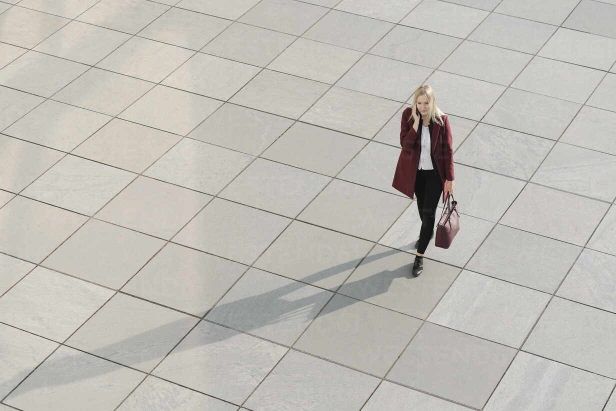
#> input picture img2.jpg, 1232 x 822 px (shown at 1/2 size)
$ python analyze-ground-perspective.py ../img2.jpg   (older library calls are emulated)
#> lines starting #> are read from the running program, lines starting #| are printed output that depends on the picture; after the words box and inside, x2 and y2 are one past the last pixel; in counts of white or black regions, pixels touching at a corner belong together
#!/usr/bin/env python3
"""
analyze-ground-perspective.py

Analyzes an image to detect the ground plane angle and automatically
compute the correct CSS 3D perspective parameters (rotateX, scaleY,
perspective distance, text position) for the GroundCaptions template.

The pipeline:
  1. Detect the horizon line / ground plane using vanishing point estimation
  2. Compute a camera tilt angle from the detected geometry
  3. Map that tilt to CSS rotateX + scaleY values
  4. Find the best empty area for text placement
  5. Output a JSON snippet to merge into the spec

Usage:
  python3 scripts/analyze-ground-perspective.py <image_path> [--output spec.json]

This is designed to run as a preprocessing step before Remotion rendering.
"""

import argparse
import json
import math
import sys
from pathlib import Path

import cv2
import numpy as np
from PIL import Image


def detect_vanishing_point(img_bgr):
    """
    Estimate the vertical vanishing point from line segments.
    Returns the vanishing point Y as a fraction of image height (0=top, 1=bottom),
    or None if not enough lines found.
    """
    gray = cv2.cvtColor(img_bgr, cv2.COLOR_BGR2GRAY)
    h, w = gray.shape

    # Edge detection
    edges = cv2.Canny(gray, 50, 150, apertureSize=3)

    # Hough line detection
    lines = cv2.HoughLinesP(edges, 1, np.pi / 180, threshold=50,
                            minLineLength=w * 0.05, maxLineGap=20)

    if lines is None or len(lines) < 3:
        return None

    # Filter for lines that could indicate ground perspective
    # (not perfectly horizontal or vertical)
    perspective_lines = []
    for line in lines:
        x1, y1, x2, y2 = line[0]
        angle = abs(math.atan2(y2 - y1, x2 - x1) * 180 / math.pi)
        # Keep lines between 10° and 80° from horizontal
        if 10 < angle < 80:
            perspective_lines.append((x1, y1, x2, y2))

    if len(perspective_lines) < 2:
        return None

    # Find intersections of perspective lines to estimate vanishing point
    intersections_y = []
    for i in range(len(perspective_lines)):
        for j in range(i + 1, min(i + 20, len(perspective_lines))):
            x1, y1, x2, y2 = perspective_lines[i]
            x3, y3, x4, y4 = perspective_lines[j]

            denom = (x1 - x2) * (y3 - y4) - (y1 - y2) * (x3 - x4)
            if abs(denom) < 1e-6:
                continue

            t = ((x1 - x3) * (y3 - y4) - (y1 - y3) * (x3 - x4)) / denom
            iy = y1 + t * (y2 - y1)

            # Only count intersections within reasonable range
            if -h < iy < 2 * h:
                intersections_y.append(iy / h)

    if not intersections_y:
        return None

    # Use median to reject outliers
    vp_y = float(np.median(intersections_y))
    return max(0.0, min(1.0, vp_y))


def estimate_camera_tilt(img_bgr):
    """
    Estimate camera tilt angle (degrees from horizontal ground plane).
    Returns angle in degrees:
      - 90° = looking straight down (top-down / drone shot)
      - 45° = typical eye-level looking at ground
      - 10° = nearly eye-level, ground barely visible

    Uses multiple heuristics:
    1. Vanishing point position (high VP = steep camera angle)
    2. Edge direction histogram (top-down has mostly horizontal/vertical edges)
    3. Texture gradient (ground gets finer toward horizon in angled shots)
    """
    h, w = img_bgr.shape[:2]

    # Heuristic 1: Vanishing point
    vp_y = detect_vanishing_point(img_bgr)

    # Heuristic 2: Edge direction analysis
    gray = cv2.cvtColor(img_bgr, cv2.COLOR_BGR2GRAY)

    # Sobel gradients
    gx = cv2.Sobel(gray, cv2.CV_64F, 1, 0, ksize=3)
    gy = cv2.Sobel(gray, cv2.CV_64F, 0, 1, ksize=3)
    magnitudes = np.sqrt(gx**2 + gy**2)
    angles = np.arctan2(gy, gx) * 180 / np.pi

    # Strong edges only
    mask = magnitudes > np.percentile(magnitudes, 75)

    if np.sum(mask) > 0:
        strong_angles = angles[mask]
        # In top-down shots, edges are more uniformly distributed
        # In angled shots, there's a strong convergence toward vanishing point
        angle_hist, _ = np.histogram(strong_angles, bins=36, range=(-180, 180))
        angle_hist = angle_hist.astype(float)
        angle_hist /= angle_hist.sum() + 1e-6

        # Entropy of angle distribution: high = top-down, low = strong vanishing
        entropy = -np.sum(angle_hist * np.log2(angle_hist + 1e-10))
        max_entropy = np.log2(36)  # uniform distribution
        uniformity = entropy / max_entropy  # 0 to 1, higher = more top-down
    else:
        uniformity = 0.5

    # Heuristic 3: Texture density gradient
    # In angled shots, the top of the image (farther) has denser texture
    top_third = gray[:h // 3, :]
    bot_third = gray[2 * h // 3:, :]

    top_var = np.var(cv2.Laplacian(top_third, cv2.CV_64F))
    bot_var = np.var(cv2.Laplacian(bot_third, cv2.CV_64F))
    texture_ratio = top_var / (bot_var + 1e-6)
    # ratio > 1 means top is more detailed → angled view
    # ratio ≈ 1 means uniform → top-down view

    # Combine heuristics into a camera tilt estimate
    scores = []

    # Vanishing point score
    if vp_y is not None:
        # VP near top of image → steep angle (looking down)
        # VP near middle → moderate angle
        # VP below image → very shallow angle
        vp_score = 90 * (1 - vp_y) + 10  # maps 0→100°, 1→10°
        vp_score = max(10, min(90, vp_score))
        scores.append(("vanishing_point", vp_score, 0.4))

    # Edge uniformity score
    uni_tilt = 20 + uniformity * 70  # maps 0→20°, 1→90°
    scores.append(("edge_uniformity", uni_tilt, 0.3))

    # Texture gradient score
    if texture_ratio > 1.5:
        # Strong gradient → angled view
        tex_tilt = 30 + min(40, (texture_ratio - 1) * 15)
    elif texture_ratio < 0.7:
        # Reverse gradient → likely top-down or unusual
        tex_tilt = 70
    else:
        # Uniform → likely top-down
        tex_tilt = 65 + (1 - abs(texture_ratio - 1)) * 20
    scores.append(("texture_gradient", tex_tilt, 0.3))

    # Weighted average
    total_weight = sum(s[2] for s in scores)
    tilt = sum(s[1] * s[2] for s in scores) / total_weight

    details = {s[0]: round(s[1], 1) for s in scores}
    details["vp_y"] = round(vp_y, 3) if vp_y is not None else None
    details["uniformity"] = round(uniformity, 3)
    details["texture_ratio"] = round(texture_ratio, 3)

    return round(tilt, 1), details


def find_empty_region(img_bgr):
    """
    Find the largest empty (low-detail) region in the image for text placement.
    Returns (x%, y%) center of the best region as fractions of image dimensions.
    """
    gray = cv2.cvtColor(img_bgr, cv2.COLOR_BGR2GRAY)
    h, w = gray.shape

    # Compute detail map using Laplacian
    detail = cv2.Laplacian(gray, cv2.CV_64F)
    detail = np.abs(detail)

    # Block-based analysis (divide into grid)
    grid_rows, grid_cols = 8, 6
    block_h = h // grid_rows
    block_w = w // grid_cols

    block_scores = np.zeros((grid_rows, grid_cols))
    for r in range(grid_rows):
        for c in range(grid_cols):
            region = detail[r * block_h:(r + 1) * block_h,
                           c * block_w:(c + 1) * block_w]
            block_scores[r, c] = np.mean(region)

    # Find the block with minimum detail (most empty)
    # Also consider a 2x2 neighborhood for larger empty areas
    best_score = float("inf")
    best_r, best_c = grid_rows // 2, grid_cols // 2

    for r in range(grid_rows - 1):
        for c in range(grid_cols - 1):
            # Average of 2x2 block region
            score = np.mean(block_scores[r:r + 2, c:c + 2])
            if score < best_score:
                best_score = score
                best_r = r
                best_c = c

    # Center of the best 2x2 region
    center_y = (best_r + 1) * block_h / h
    center_x = (best_c + 1) * block_w / w

    # Convert to percentage
    return round(center_x * 100, 1), round(center_y * 100, 1)


def tilt_to_css_params(camera_tilt_deg):
    """
    Map a camera tilt angle to CSS 3D perspective parameters.

    camera_tilt_deg: how steeply the camera looks down at the ground
      - 90° = straight down → rotateX needs to be very high (75-85°)
      - 45° = moderate angle → rotateX ~60°
      - 20° = shallow angle → rotateX ~40°

    Returns: (rotateX, scaleY, perspective_distance)
    """
    # rotateX: the steeper the camera, the more tilt needed
    # Maps camera tilt [20°-90°] → rotateX [40°-82°]
    rotateX = 30 + (camera_tilt_deg - 20) * (52 / 70)
    rotateX = max(35, min(82, rotateX))

    # scaleY: compensate for foreshortening
    # At rotateX degrees, apparent height = original * cos(rotateX)
    # We need scaleY ≈ 1 / cos(rotateX) but capped for readability
    cos_val = math.cos(math.radians(rotateX))
    scaleY = 1.0 / max(cos_val, 0.1)
    # Cap at 5.0 for readability, floor at 1.5
    scaleY = max(1.5, min(5.0, scaleY))

    # Perspective distance: closer camera → shorter perspective
    # Steeper camera → larger perspective value (more subtle convergence)
    perspective = 600 + (camera_tilt_deg - 20) * (600 / 70)
    perspective = max(500, min(1200, perspective))

    return round(rotateX, 1), round(scaleY, 2), round(perspective)


def analyze_image(image_path):
    """Full analysis pipeline. Returns the recommended spec values."""
    img_bgr = cv2.imread(str(image_path))
    if img_bgr is None:
        raise FileNotFoundError(f"Cannot read image: {image_path}")

    h, w = img_bgr.shape[:2]

    # 1. Estimate camera tilt
    camera_tilt, tilt_details = estimate_camera_tilt(img_bgr)

    # 2. Map to CSS parameters
    rotateX, scaleY, perspective_dist = tilt_to_css_params(camera_tilt)

    # 3. Find best text placement
    pos_x, pos_y = find_empty_region(img_bgr)

    result = {
        "perspective": {
            "distance": perspective_dist,
            "rotateX": rotateX,
            "scaleY": scaleY,
        },
        "position": {
            "x": pos_x,
            "y": pos_y,
        },
        "_analysis": {
            "image": str(image_path),
            "dimensions": f"{w}x{h}",
            "estimated_camera_tilt_deg": camera_tilt,
            "heuristics": tilt_details,
        },
    }

    return result


def main():
    parser = argparse.ArgumentParser(
        description="Analyze image ground plane for GroundCaptions template"
    )
    parser.add_argument("image", help="Path to the background image")
    parser.add_argument("--output", "-o", help="Write full spec JSON to this path")
    parser.add_argument("--merge", "-m", help="Merge into existing spec JSON file")
    args = parser.parse_args()

    result = analyze_image(args.image)
#> in analyze_image, img_bgr is the input picture: shape (822, 1232, 3); mean B, G, R 182.4, 188.9, 191.6
#> in detect_vanishing_point, `edges = cv2.Canny(gray, 50, 150, apertureSize=3)`:
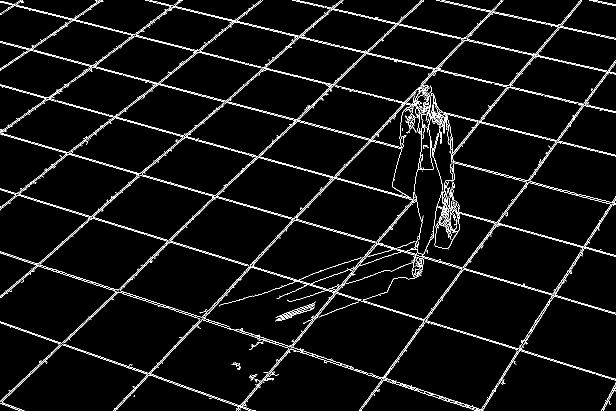
#> edges: shape (822, 1232) (shown at 1/2 size); 4.3% white in thin lines or dots
#> in detect_vanishing_point, `lines = cv2.HoughLinesP(edges, 1, np.pi / 180, threshold=50, minLineLe..`: lines = 242 rows, first 6: [246, 66, 1231, 312], [262, 68, 1231, 310], [272, 349, 752, 486], [0, 82, 457, 204], [721, 821, 1230, 121], [300, 750, 669, 354]
#> the loop in detect_vanishing_point, `for line in lines:` made 242 passes
#> (x1, y1, x2, y2, angle) on passes 1 to 3: (246, 66, 1231, 312, 14.02), (262, 68, 1231, 310, 14.02), (272, 349, 752, 486, 15.93)
#> after the loop in detect_vanishing_point, `for line in lines:`: perspective_lines = 226 items, first 6: (246, 66, 1231, 312), (262, 68, 1231, 310), (272, 349, 752, 486), (0, 82, 457, 204), (721, 821, 1230, 121), (300, 750, 669, 354)
#> after the loop in detect_vanishing_point, `for i in range(len(perspective_lines)):`: intersections_y = 2688 values, max 1.9 at index 1162, min -0.999 at index 2646, mean 0.447
#> in detect_vanishing_point, `vp_y = float(np.median(intersections_y))`: vp_y = 0.442
#> in estimate_camera_tilt, `gy = cv2.Sobel(gray, cv2.CV_64F, 0, 1, ksize=3)`:
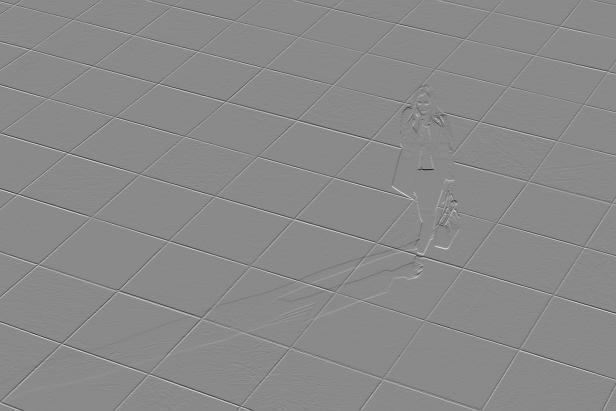
#> gy: shape (822, 1232) float64 (shown at 1/2 size); min -839, max 710, mean 0; drawn with min black and max white
#> in estimate_camera_tilt, `angles = np.arctan2(gy, gx) * 180 / np.pi`:
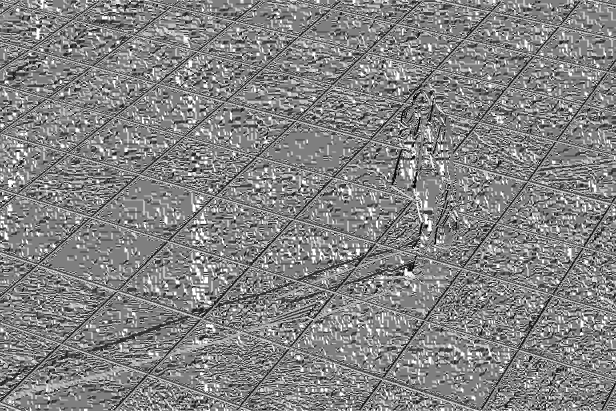
#> angles: shape (822, 1232) float64 (shown at 1/2 size); min -179.9, max 180, mean 6.9; drawn with min black and max white
#> in estimate_camera_tilt, `mask = magnitudes > np.percentile(magnitudes, 75)`:
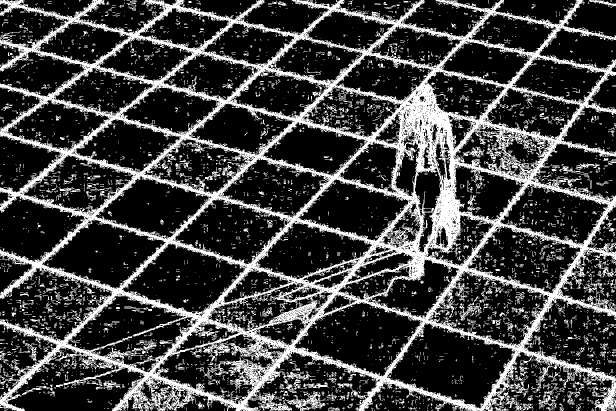
#> mask: shape (822, 1232) bool (shown at 1/2 size); 25% white; 5450 white regions (4996 under 20 px), largest, box (x1, y1, x2, y2) and area: (0, 0, 1232, 822) 206404, (570, 783, 651, 822) 992, (1007, 784, 1066, 822) 471
#> in estimate_camera_tilt, `angle_hist, _ = np.histogram(strong_angles, bins=36, range=(-180, 180))`: angle_hist = 36 values, max 18378 at index 10, min 3059 at index 15, mean 7029.9
#> in estimate_camera_tilt, `angle_hist /= angle_hist.sum() + 1e-6`: angle_hist = 36 values, max 0.0726 at index 10, min 0.0121 at index 15, mean 0.0278
#> in estimate_camera_tilt, `entropy = -np.sum(angle_hist * np.log2(angle_hist + 1e-10))`: entropy = 4.98
#> in estimate_camera_tilt, `uniformity = entropy / max_entropy`: uniformity = 0.962
#> in estimate_camera_tilt, `top_third = gray[:h // 3, :]`:
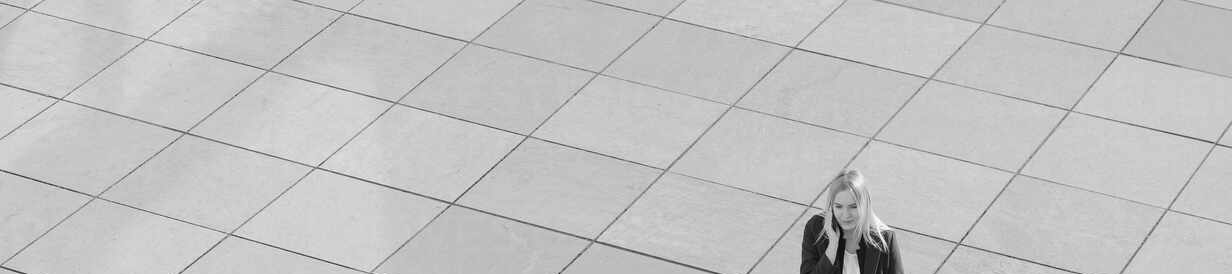
#> top_third: shape (274, 1232); min 0, max 254, mean 195.1
#> in estimate_camera_tilt, `bot_third = gray[2 * h // 3:, :]`:
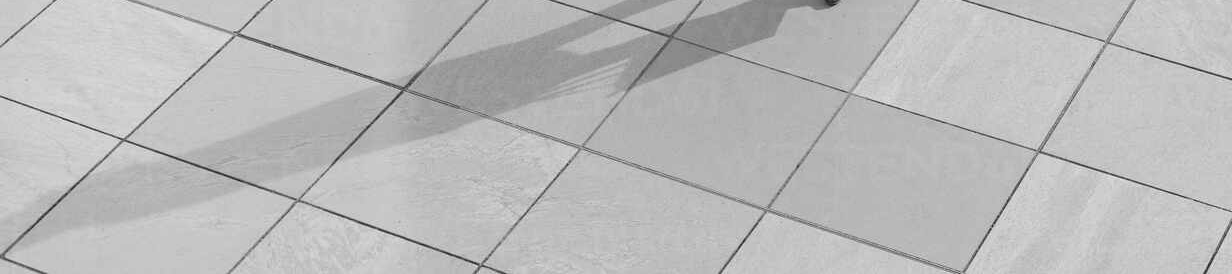
#> bot_third: shape (274, 1232); min 20, max 246, mean 186.6
#> in estimate_camera_tilt, `top_var = np.var(cv2.Laplacian(top_third, cv2.CV_64F))`: top_var = 591.3
#> in estimate_camera_tilt, `bot_var = np.var(cv2.Laplacian(bot_third, cv2.CV_64F))`: bot_var = 459
#> in estimate_camera_tilt, `texture_ratio = top_var / (bot_var + 1e-6)`: texture_ratio = 1.29
#> in estimate_camera_tilt, `vp_score = 90 * (1 - vp_y) + 10`: vp_score = 60.24
#> in estimate_camera_tilt, `uni_tilt = 20 + uniformity * 70`: uni_tilt = 87.37
#> in estimate_camera_tilt, `tex_tilt = 65 + (1 - abs(texture_ratio - 1)) * 20`: tex_tilt = 79.23
#> in estimate_camera_tilt, `total_weight = sum(s[2] for s in scores)`: total_weight = 1
#> in estimate_camera_tilt, `tilt = sum(s[1] * s[2] for s in scores) / total_weight`: tilt = 74.08
#> in estimate_camera_tilt, `details = {s[0]: round(s[1], 1) for s in scores}`: details = {'vanishing_point': 60.2, 'edge_uniformity': 87.4, 'texture_gradient': 79.2}
#> in analyze_image, `camera_tilt, tilt_details = estimate_camera_tilt(img_bgr)`: camera_tilt = 74.1; tilt_details = {'vanishing_point': 60.2, 'edge_uniformity': 87.4, 'texture_gradient': 79.2, 'vp_y': 0.442, 'uniformity': 0.962, 'texture_ratio': 1.29}
#> in tilt_to_css_params, `rotateX = 30 + (camera_tilt_deg - 20) * (52 / 70)`: rotateX = 70.19
#> in tilt_to_css_params, `cos_val = math.cos(math.radians(rotateX))`: cos_val = 0.339
#> in tilt_to_css_params, `scaleY = 1.0 / max(cos_val, 0.1)`: scaleY = 2.95
#> in tilt_to_css_params, `perspective = 600 + (camera_tilt_deg - 20) * (600 / 70)`: perspective = 1063.7
#> in analyze_image, `rotateX, scaleY, perspective_dist = tilt_to_css_params(camera_tilt)`: rotateX = 70.2; scaleY = 2.95; perspective_dist = 1064
#> after the loop in find_empty_region, `for r in range(grid_rows):`:
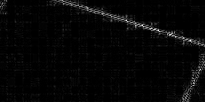
#> region: shape (102, 205) float64; min 0, max 337, mean 8.8; drawn with min black and max white
#> after the loop in find_empty_region, `for r in range(grid_rows):`: block_scores = [[9.9, 11.18, 7.08, 8.2, 7.52, 5.94], [10.08, 9.71, 10.23, 7.79, 6.94, 7.91], [10.85, 9.36, 8.41, 9.72, 17.09, 8.08], [9.92, 8.57, 7.89, 9.51, 11.12, 7.16], [6.44, 7.45, 7.13, 7.55, 18.47, 8.92], [7.59, 7.13, 7.72, 7.13, 9.58, 8.47], [10.56, 6.93, 10.35, 4.13, 7.55, 7.81], [5.05, 9.13, 8.29, 8.21, 7.4, 8.82]]
#> after the loop in find_empty_region, `for r in range(grid_rows - 1):`: best_c = 3; best_r = 6; best_score = 6.82
#> in find_empty_region, `center_y = (best_r + 1) * block_h / h`: center_y = 0.869
#> in find_empty_region, `center_x = (best_c + 1) * block_w / w`: center_x = 0.666
#> in analyze_image, `pos_x, pos_y = find_empty_region(img_bgr)`: pos_x = 66.6; pos_y = 86.9
#> result = 3 items

    print("\n── Ground Perspective Analysis ──")
    print(f"  Image:        {result['_analysis']['image']}")
#|   Image:        ../img2.jpg
    print(f"  Dimensions:   {result['_analysis']['dimensions']}")
#|   Dimensions:   1232x822
    print(f"  Camera tilt:  {result['_analysis']['estimated_camera_tilt_deg']}°")
#|   Camera tilt:  74.1°
    print(f"  Heuristics:   {json.dumps(result['_analysis']['heuristics'], indent=2)}")
#|   Heuristics:   {
#|   "vanishing_point": 60.2,
#|   "edge_uniformity": 87.4,
#|   "texture_gradient": 79.2,
#|   "vp_y": 0.442,
#|   "uniformity": 0.962,
#|   "texture_ratio": 1.288
#| }
    print()
    print(f"  → rotateX:    {result['perspective']['rotateX']}°")
#|   → rotateX:    70.2°
    print(f"  → scaleY:     {result['perspective']['scaleY']}")
#|   → scaleY:     2.95
    print(f"  → perspective: {result['perspective']['distance']}px")
#|   → perspective: 1064px
    print(f"  → position:   ({result['position']['x']}%, {result['position']['y']}%)")
#|   → position:   (66.6%, 86.9%)
    print()

    # Remove internal analysis from output
    output = {k: v for k, v in result.items() if not k.startswith("_")}
#> output = 2 items

    if args.merge:
        # Merge into existing spec
        with open(args.merge) as f:
            spec = json.load(f)
        spec["perspective"] = output["perspective"]
        spec["position"] = output["position"]
        with open(args.merge, "w") as f:
            json.dump(spec, f, indent=2)
        print(f"Merged into: {args.merge}")

    elif args.output:
        with open(args.output, "w") as f:
            json.dump(output, f, indent=2)
        print(f"Written to: {args.output}")

    else:
        print("Spec snippet (copy into your ground-captions-spec.json):")
        print(json.dumps(output, indent=2))
#| {
#|   "perspective": {
#|     "distance": 1064,
#|     "rotateX": 70.2,
#|     "scaleY": 2.95
#|   },
#|   "position": {
#|     "x": 66.6,
#|     "y": 86.9
#|   }
#| }


if __name__ == "__main__":
    main()
